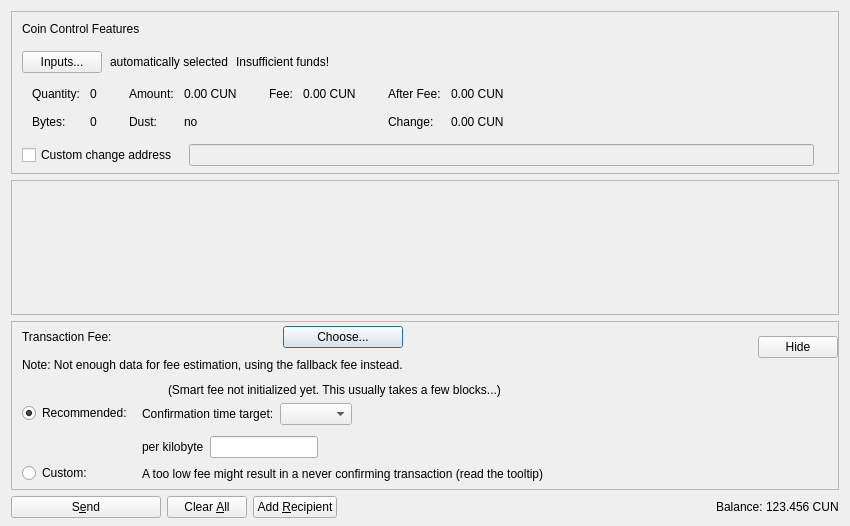
<?xml version="1.0" encoding="UTF-8"?>
<ui version="4.0">
 <class>SendCoinsDialog</class>
 <widget class="QDialog" name="SendCoinsDialog">
  <property name="geometry">
   <rect>
    <x>0</x>
    <y>0</y>
    <width>850</width>
    <height>526</height>
   </rect>
  </property>
  <property name="windowTitle">
   <string>Send Coins</string>
  </property>
  <layout class="QVBoxLayout" name="verticalLayout" stretch="0,1,0,0">
   <property name="bottomMargin">
    <number>8</number>
   </property>
   <item>
    <widget class="QFrame" name="frameCoinControl">
     <property name="sizePolicy">
      <sizepolicy hsizetype="Expanding" vsizetype="Expanding">
       <horstretch>0</horstretch>
       <verstretch>0</verstretch>
      </sizepolicy>
     </property>
     <property name="maximumSize">
      <size>
       <width>16777215</width>
       <height>16777215</height>
      </size>
     </property>
     <property name="frameShape">
      <enum>QFrame::StyledPanel</enum>
     </property>
     <property name="frameShadow">
      <enum>QFrame::Sunken</enum>
     </property>
     <layout class="QVBoxLayout" name="verticalLayoutCoinControl2">
      <property name="spacing">
       <number>0</number>
      </property>
      <property name="leftMargin">
       <number>0</number>
      </property>
      <property name="topMargin">
       <number>0</number>
      </property>
      <property name="rightMargin">
       <number>0</number>
      </property>
      <property name="bottomMargin">
       <number>6</number>
      </property>
      <item>
       <layout class="QVBoxLayout" name="verticalLayoutCoinControl" stretch="0,0,0,0,1">
        <property name="spacing">
         <number>0</number>
        </property>
        <property name="leftMargin">
         <number>10</number>
        </property>
        <property name="topMargin">
         <number>10</number>
        </property>
        <item>
         <layout class="QHBoxLayout" name="horizontalLayoutCoinControl1">
          <property name="bottomMargin">
           <number>15</number>
          </property>
          <item>
           <widget class="QLabel" name="labelCoinControlFeatures">
            <property name="sizePolicy">
             <sizepolicy hsizetype="Preferred" vsizetype="Maximum">
              <horstretch>0</horstretch>
              <verstretch>0</verstretch>
             </sizepolicy>
            </property>
            <property name="text">
             <string>Coin Control Features</string>
            </property>
           </widget>
          </item>
         </layout>
        </item>
        <item>
         <layout class="QHBoxLayout" name="horizontalLayoutCoinControl2" stretch="0,0,0,0">
          <property name="spacing">
           <number>8</number>
          </property>
          <property name="bottomMargin">
           <number>10</number>
          </property>
          <item>
           <widget class="QPushButton" name="pushButtonCoinControl">
            <property name="styleSheet">
             <string notr="true"/>
            </property>
            <property name="text">
             <string>Inputs...</string>
            </property>
            <property name="autoDefault">
             <bool>false</bool>
            </property>
           </widget>
          </item>
          <item>
           <widget class="QLabel" name="labelCoinControlAutomaticallySelected">
            <property name="text">
             <string>automatically selected</string>
            </property>
            <property name="margin">
             <number>5</number>
            </property>
           </widget>
          </item>
          <item>
           <widget class="QLabel" name="labelCoinControlInsuffFunds">
            <property name="text">
             <string>Insufficient funds!</string>
            </property>
            <property name="margin">
             <number>5</number>
            </property>
           </widget>
          </item>
          <item>
           <spacer name="horizontalSpacerCoinControl">
            <property name="orientation">
             <enum>Qt::Horizontal</enum>
            </property>
            <property name="sizeHint" stdset="0">
             <size>
              <width>40</width>
              <height>1</height>
             </size>
            </property>
           </spacer>
          </item>
         </layout>
        </item>
        <item>
         <widget class="QWidget" name="widgetCoinControl" native="true">
          <property name="sizePolicy">
           <sizepolicy hsizetype="Preferred" vsizetype="Preferred">
            <horstretch>0</horstretch>
            <verstretch>0</verstretch>
           </sizepolicy>
          </property>
          <property name="minimumSize">
           <size>
            <width>0</width>
            <height>0</height>
           </size>
          </property>
          <property name="styleSheet">
           <string notr="true"/>
          </property>
          <layout class="QHBoxLayout" name="horizontalLayoutCoinControl5">
           <property name="leftMargin">
            <number>0</number>
           </property>
           <property name="topMargin">
            <number>0</number>
           </property>
           <property name="rightMargin">
            <number>0</number>
           </property>
           <property name="bottomMargin">
            <number>0</number>
           </property>
           <item>
            <layout class="QHBoxLayout" name="horizontalLayoutCoinControl3" stretch="0,0,0,1">
             <property name="spacing">
              <number>20</number>
             </property>
             <property name="topMargin">
              <number>0</number>
             </property>
             <property name="bottomMargin">
              <number>10</number>
             </property>
             <item>
              <layout class="QFormLayout" name="formLayoutCoinControl1">
               <property name="horizontalSpacing">
                <number>10</number>
               </property>
               <property name="verticalSpacing">
                <number>14</number>
               </property>
               <property name="leftMargin">
                <number>10</number>
               </property>
               <property name="topMargin">
                <number>4</number>
               </property>
               <property name="rightMargin">
                <number>6</number>
               </property>
               <item row="0" column="0">
                <widget class="QLabel" name="labelCoinControlQuantityText">
                 <property name="text">
                  <string>Quantity:</string>
                 </property>
                 <property name="margin">
                  <number>0</number>
                 </property>
                </widget>
               </item>
               <item row="0" column="1">
                <widget class="QLabel" name="labelCoinControlQuantity">
                 <property name="cursor">
                  <cursorShape>IBeamCursor</cursorShape>
                 </property>
                 <property name="contextMenuPolicy">
                  <enum>Qt::ActionsContextMenu</enum>
                 </property>
                 <property name="text">
                  <string notr="true">0</string>
                 </property>
                 <property name="margin">
                  <number>0</number>
                 </property>
                 <property name="textInteractionFlags">
                  <set>Qt::LinksAccessibleByMouse|Qt::TextSelectableByKeyboard|Qt::TextSelectableByMouse</set>
                 </property>
                </widget>
               </item>
               <item row="1" column="0">
                <widget class="QLabel" name="labelCoinControlBytesText">
                 <property name="text">
                  <string>Bytes:</string>
                 </property>
                </widget>
               </item>
               <item row="1" column="1">
                <widget class="QLabel" name="labelCoinControlBytes">
                 <property name="cursor">
                  <cursorShape>IBeamCursor</cursorShape>
                 </property>
                 <property name="contextMenuPolicy">
                  <enum>Qt::ActionsContextMenu</enum>
                 </property>
                 <property name="text">
                  <string notr="true">0</string>
                 </property>
                 <property name="textInteractionFlags">
                  <set>Qt::LinksAccessibleByMouse|Qt::TextSelectableByKeyboard|Qt::TextSelectableByMouse</set>
                 </property>
                </widget>
               </item>
              </layout>
             </item>
             <item>
              <layout class="QFormLayout" name="formLayoutCoinControl2">
               <property name="horizontalSpacing">
                <number>10</number>
               </property>
               <property name="verticalSpacing">
                <number>14</number>
               </property>
               <property name="leftMargin">
                <number>6</number>
               </property>
               <property name="topMargin">
                <number>4</number>
               </property>
               <property name="rightMargin">
                <number>6</number>
               </property>
               <item row="0" column="0">
                <widget class="QLabel" name="labelCoinControlAmountText">
                 <property name="text">
                  <string>Amount:</string>
                 </property>
                 <property name="margin">
                  <number>0</number>
                 </property>
                </widget>
               </item>
               <item row="0" column="1">
                <widget class="QLabel" name="labelCoinControlAmount">
                 <property name="cursor">
                  <cursorShape>IBeamCursor</cursorShape>
                 </property>
                 <property name="contextMenuPolicy">
                  <enum>Qt::ActionsContextMenu</enum>
                 </property>
                 <property name="text">
                  <string notr="true">0.00 CUN</string>
                 </property>
                 <property name="textInteractionFlags">
                  <set>Qt::LinksAccessibleByMouse|Qt::TextSelectableByKeyboard|Qt::TextSelectableByMouse</set>
                 </property>
                </widget>
               </item>
               <item row="1" column="0">
                <widget class="QLabel" name="labelCoinControlLowOutputText">
                 <property name="text">
                  <string>Dust:</string>
                 </property>
                </widget>
               </item>
               <item row="1" column="1">
                <widget class="QLabel" name="labelCoinControlLowOutput">
                 <property name="cursor">
                  <cursorShape>IBeamCursor</cursorShape>
                 </property>
                 <property name="contextMenuPolicy">
                  <enum>Qt::ActionsContextMenu</enum>
                 </property>
                 <property name="text">
                  <string notr="true">no</string>
                 </property>
                 <property name="textInteractionFlags">
                  <set>Qt::LinksAccessibleByMouse|Qt::TextSelectableByKeyboard|Qt::TextSelectableByMouse</set>
                 </property>
                </widget>
               </item>
              </layout>
             </item>
             <item>
              <layout class="QFormLayout" name="formLayoutCoinControl3">
               <property name="horizontalSpacing">
                <number>10</number>
               </property>
               <property name="verticalSpacing">
                <number>14</number>
               </property>
               <property name="leftMargin">
                <number>6</number>
               </property>
               <property name="topMargin">
                <number>4</number>
               </property>
               <property name="rightMargin">
                <number>6</number>
               </property>
               <item row="0" column="0">
                <widget class="QLabel" name="labelCoinControlFeeText">
                 <property name="text">
                  <string>Fee:</string>
                 </property>
                 <property name="margin">
                  <number>0</number>
                 </property>
                </widget>
               </item>
               <item row="0" column="1">
                <widget class="QLabel" name="labelCoinControlFee">
                 <property name="cursor">
                  <cursorShape>IBeamCursor</cursorShape>
                 </property>
                 <property name="contextMenuPolicy">
                  <enum>Qt::ActionsContextMenu</enum>
                 </property>
                 <property name="text">
                  <string notr="true">0.00 CUN</string>
                 </property>
                 <property name="textInteractionFlags">
                  <set>Qt::LinksAccessibleByMouse|Qt::TextSelectableByKeyboard|Qt::TextSelectableByMouse</set>
                 </property>
                </widget>
               </item>
              </layout>
             </item>
             <item>
              <layout class="QFormLayout" name="formLayoutCoinControl4">
               <property name="horizontalSpacing">
                <number>10</number>
               </property>
               <property name="verticalSpacing">
                <number>14</number>
               </property>
               <property name="leftMargin">
                <number>6</number>
               </property>
               <property name="topMargin">
                <number>4</number>
               </property>
               <property name="rightMargin">
                <number>6</number>
               </property>
               <item row="0" column="0">
                <widget class="QLabel" name="labelCoinControlAfterFeeText">
                 <property name="text">
                  <string>After Fee:</string>
                 </property>
                 <property name="margin">
                  <number>0</number>
                 </property>
                </widget>
               </item>
               <item row="0" column="1">
                <widget class="QLabel" name="labelCoinControlAfterFee">
                 <property name="cursor">
                  <cursorShape>IBeamCursor</cursorShape>
                 </property>
                 <property name="contextMenuPolicy">
                  <enum>Qt::ActionsContextMenu</enum>
                 </property>
                 <property name="text">
                  <string notr="true">0.00 CUN</string>
                 </property>
                 <property name="textInteractionFlags">
                  <set>Qt::LinksAccessibleByMouse|Qt::TextSelectableByKeyboard|Qt::TextSelectableByMouse</set>
                 </property>
                </widget>
               </item>
               <item row="1" column="0">
                <widget class="QLabel" name="labelCoinControlChangeText">
                 <property name="text">
                  <string>Change:</string>
                 </property>
                </widget>
               </item>
               <item row="1" column="1">
                <widget class="QLabel" name="labelCoinControlChange">
                 <property name="cursor">
                  <cursorShape>IBeamCursor</cursorShape>
                 </property>
                 <property name="contextMenuPolicy">
                  <enum>Qt::ActionsContextMenu</enum>
                 </property>
                 <property name="text">
                  <string notr="true">0.00 CUN</string>
                 </property>
                 <property name="textInteractionFlags">
                  <set>Qt::LinksAccessibleByMouse|Qt::TextSelectableByKeyboard|Qt::TextSelectableByMouse</set>
                 </property>
                </widget>
               </item>
              </layout>
             </item>
            </layout>
           </item>
          </layout>
         </widget>
        </item>
        <item>
         <layout class="QHBoxLayout" name="horizontalLayoutCoinControl4" stretch="0,0,0">
          <property name="spacing">
           <number>12</number>
          </property>
          <property name="sizeConstraint">
           <enum>QLayout::SetDefaultConstraint</enum>
          </property>
          <property name="topMargin">
           <number>5</number>
          </property>
          <property name="rightMargin">
           <number>5</number>
          </property>
          <item>
           <widget class="QCheckBox" name="checkBoxCoinControlChange">
            <property name="toolTip">
             <string>If this is activated, but the change address is empty or invalid, change will be sent to a newly generated address.</string>
            </property>
            <property name="text">
             <string>Custom change address</string>
            </property>
           </widget>
          </item>
          <item>
           <widget class="QValidatedLineEdit" name="lineEditCoinControlChange">
            <property name="enabled">
             <bool>false</bool>
            </property>
            <property name="sizePolicy">
             <sizepolicy hsizetype="Expanding" vsizetype="Fixed">
              <horstretch>0</horstretch>
              <verstretch>0</verstretch>
             </sizepolicy>
            </property>
           </widget>
          </item>
          <item>
           <widget class="QLabel" name="labelCoinControlChangeLabel">
            <property name="sizePolicy">
             <sizepolicy hsizetype="Preferred" vsizetype="Expanding">
              <horstretch>0</horstretch>
              <verstretch>0</verstretch>
             </sizepolicy>
            </property>
            <property name="minimumSize">
             <size>
              <width>0</width>
              <height>0</height>
             </size>
            </property>
            <property name="text">
             <string/>
            </property>
            <property name="margin">
             <number>3</number>
            </property>
           </widget>
          </item>
         </layout>
        </item>
        <item>
         <spacer name="verticalSpacerCoinControl">
          <property name="orientation">
           <enum>Qt::Vertical</enum>
          </property>
          <property name="sizeHint" stdset="0">
           <size>
            <width>800</width>
            <height>1</height>
           </size>
          </property>
         </spacer>
        </item>
       </layout>
      </item>
     </layout>
    </widget>
   </item>
   <item>
    <widget class="QScrollArea" name="scrollArea">
     <property name="widgetResizable">
      <bool>true</bool>
     </property>
     <widget class="QWidget" name="scrollAreaWidgetContents">
      <property name="geometry">
       <rect>
        <x>0</x>
        <y>0</y>
        <width>830</width>
        <height>104</height>
       </rect>
      </property>
      <layout class="QVBoxLayout" name="verticalLayout_2" stretch="0,1">
       <property name="leftMargin">
        <number>0</number>
       </property>
       <property name="topMargin">
        <number>0</number>
       </property>
       <property name="rightMargin">
        <number>0</number>
       </property>
       <property name="bottomMargin">
        <number>0</number>
       </property>
       <item>
        <layout class="QVBoxLayout" name="entries">
         <property name="spacing">
          <number>6</number>
         </property>
        </layout>
       </item>
       <item>
        <spacer name="verticalSpacer">
         <property name="orientation">
          <enum>Qt::Vertical</enum>
         </property>
         <property name="sizeHint" stdset="0">
          <size>
           <width>20</width>
           <height>40</height>
          </size>
         </property>
        </spacer>
       </item>
      </layout>
     </widget>
    </widget>
   </item>
   <item>
    <widget class="QFrame" name="frameFee">
     <property name="sizePolicy">
      <sizepolicy hsizetype="Expanding" vsizetype="Expanding">
       <horstretch>0</horstretch>
       <verstretch>0</verstretch>
      </sizepolicy>
     </property>
     <property name="maximumSize">
      <size>
       <width>16777215</width>
       <height>16777215</height>
      </size>
     </property>
     <property name="frameShape">
      <enum>QFrame::StyledPanel</enum>
     </property>
     <property name="frameShadow">
      <enum>QFrame::Sunken</enum>
     </property>
     <layout class="QVBoxLayout" name="verticalLayoutFee1">
      <property name="spacing">
       <number>0</number>
      </property>
      <property name="leftMargin">
       <number>0</number>
      </property>
      <property name="topMargin">
       <number>0</number>
      </property>
      <property name="rightMargin">
       <number>0</number>
      </property>
      <property name="bottomMargin">
       <number>0</number>
      </property>
      <item>
       <layout class="QVBoxLayout" name="verticalLayoutFee2" stretch="0,0,0">
        <property name="spacing">
         <number>0</number>
        </property>
        <property name="leftMargin">
         <number>10</number>
        </property>
        <property name="topMargin">
         <number>0</number>
        </property>
        <item>
         <layout class="QHBoxLayout" name="horizontalLayoutFee1">
          <property name="bottomMargin">
           <number>0</number>
          </property>
          <item>
           <layout class="QVBoxLayout" name="verticalLayoutFee7">
            <property name="spacing">
             <number>0</number>
            </property>
            <item>
             <spacer name="verticalSpacerSmartFee">
              <property name="orientation">
               <enum>Qt::Vertical</enum>
              </property>
              <property name="sizeType">
               <enum>QSizePolicy::Fixed</enum>
              </property>
              <property name="sizeHint" stdset="0">
               <size>
                <width>1</width>
                <height>4</height>
               </size>
              </property>
             </spacer>
            </item>
            <item>
             <layout class="QHBoxLayout" name="horizontalLayoutSmartFee">
              <property name="spacing">
               <number>10</number>
              </property>
              <item>
               <widget class="QLabel" name="labelFeeHeadline">
                <property name="sizePolicy">
                 <sizepolicy hsizetype="Preferred" vsizetype="Maximum">
                  <horstretch>0</horstretch>
                  <verstretch>0</verstretch>
                 </sizepolicy>
                </property>
                <property name="text">
                 <string>Transaction Fee:</string>
                </property>
               </widget>
              </item>
              <item>
               <widget class="QLabel" name="labelFeeMinimized">
                <property name="text">
                 <string/>
                </property>
               </widget>
              </item>
              <item>
               <widget class="QPushButton" name="buttonChooseFee">
                <property name="text">
                 <string>Choose...</string>
                </property>
               </widget>
              </item>
             </layout>
            </item>
            <item>
             <spacer name="verticalSpacer_7">
              <property name="orientation">
               <enum>Qt::Vertical</enum>
              </property>
              <property name="sizeHint" stdset="0">
               <size>
                <width>1</width>
                <height>10</height>
               </size>
              </property>
             </spacer>
            </item>
            <item>
             <widget class="QLabel" name="fallbackFeeWarningLabel">
              <property name="toolTip">
               <string>Using the fallbackfee can result in sending a transaction that will take several hours or days (or never) to confirm. Consider choosing your fee manually or wait until you have validated the complete chain.</string>
              </property>
              <property name="text">
               <string>Note: Not enough data for fee estimation, using the fallback fee instead.</string>
              </property>
              <property name="wordWrap">
               <bool>false</bool>
              </property>
             </widget>
            </item>
            <item>
             <spacer name="verticalSpacer_5">
              <property name="orientation">
               <enum>Qt::Vertical</enum>
              </property>
              <property name="sizeHint" stdset="0">
               <size>
                <width>1</width>
                <height>1</height>
               </size>
              </property>
             </spacer>
            </item>
           </layout>
          </item>
          <item>
           <spacer name="horizontalSpacer_4">
            <property name="orientation">
             <enum>Qt::Horizontal</enum>
            </property>
            <property name="sizeHint" stdset="0">
             <size>
              <width>1</width>
              <height>1</height>
             </size>
            </property>
           </spacer>
          </item>
          <item>
           <widget class="QPushButton" name="buttonMinimizeFee">
            <property name="toolTip">
             <string>Hide transaction fee settings</string>
            </property>
            <property name="text">
             <string>Hide</string>
            </property>
           </widget>
          </item>
         </layout>
        </item>
        <item>
         <widget class="QFrame" name="frameFeeSelection">
          <layout class="QVBoxLayout" name="verticalLayoutFee12">
           <property name="spacing">
            <number>0</number>
           </property>
           <property name="leftMargin">
            <number>0</number>
           </property>
           <property name="topMargin">
            <number>0</number>
           </property>
           <property name="rightMargin">
            <number>0</number>
           </property>
           <property name="bottomMargin">
            <number>0</number>
           </property>
           <item>
            <layout class="QGridLayout" name="gridLayoutFee">
             <property name="topMargin">
              <number>10</number>
             </property>
             <property name="bottomMargin">
              <number>4</number>
             </property>
             <property name="horizontalSpacing">
              <number>10</number>
             </property>
             <property name="verticalSpacing">
              <number>4</number>
             </property>
             <item row="1" column="1">
              <layout class="QVBoxLayout" name="verticalLayoutFee8">
               <property name="spacing">
                <number>6</number>
               </property>
               <property name="topMargin">
                <number>3</number>
               </property>
               <item>
                <layout class="QHBoxLayout" name="horizontalLayoutFee13" stretch="0,0,1">
                 <item>
                  <widget class="QLabel" name="labelCustomPerKilobyte">
                   <property name="toolTip">
                    <string>If the custom fee is set to 1000 Cunnitoshi and the transaction is only 250 bytes, then &quot;per kilobyte&quot; only pays 250 Cunnitoshi in fee,&lt;br /&gt;while &quot;at least&quot; pays 1000 Cunnitoshi. For transactions bigger than a kilobyte both pay by kilobyte.</string>
                   </property>
                   <property name="text">
                    <string>per kilobyte</string>
                   </property>
                  </widget>
                 </item>
                 <item>
                  <widget class="BitcoinAmountField" name="customFee"/>
                 </item>
                 <item>
                  <spacer name="horizontalSpacer_6">
                   <property name="orientation">
                    <enum>Qt::Horizontal</enum>
                   </property>
                   <property name="sizeHint" stdset="0">
                    <size>
                     <width>1</width>
                     <height>1</height>
                    </size>
                   </property>
                  </spacer>
                 </item>
                </layout>
               </item>
               <item>
                <layout class="QHBoxLayout" name="horizontalLayoutFee8">
                 <item>
                  <widget class="QLabel" name="labelCustomFeeWarning">
                   <property name="enabled">
                    <bool>true</bool>
                   </property>
                   <property name="toolTip">
                    <string>When there is less transaction volume than space in the blocks, miners as well as relaying nodes may enforce a minimum fee. Paying only this minimum fee is just fine, but be aware that this can result in a never confirming transaction once there is more demand for cunni transactions than the network can process.</string>
                   </property>
                   <property name="text">
                    <string>A too low fee might result in a never confirming transaction (read the tooltip)</string>
                   </property>
                  </widget>
                 </item>
                 <item>
                  <spacer name="horizontalSpacer_2">
                   <property name="orientation">
                    <enum>Qt::Horizontal</enum>
                   </property>
                   <property name="sizeHint" stdset="0">
                    <size>
                     <width>1</width>
                     <height>1</height>
                    </size>
                   </property>
                  </spacer>
                 </item>
                </layout>
               </item>
              </layout>
             </item>
             <item row="0" column="0">
              <layout class="QVBoxLayout" name="verticalLayoutFee4" stretch="0,1">
               <property name="topMargin">
                <number>20</number>
               </property>
               <property name="bottomMargin">
                <number>3</number>
               </property>
               <item>
                <widget class="QRadioButton" name="radioSmartFee">
                 <property name="text">
                  <string>Recommended:</string>
                 </property>
                 <property name="checked">
                  <bool>true</bool>
                 </property>
                 <attribute name="buttonGroup">
                  <string notr="true">groupFee</string>
                 </attribute>
                </widget>
               </item>
               <item>
                <spacer name="verticalSpacer_2">
                 <property name="orientation">
                  <enum>Qt::Vertical</enum>
                 </property>
                 <property name="sizeHint" stdset="0">
                  <size>
                   <width>1</width>
                   <height>1</height>
                  </size>
                 </property>
                </spacer>
               </item>
              </layout>
             </item>
             <item row="1" column="0">
              <layout class="QVBoxLayout" name="verticalLayoutFee9" stretch="0,1">
               <property name="topMargin">
                <number>30</number>
               </property>
               <item>
                <widget class="QRadioButton" name="radioCustomFee">
                 <property name="text">
                  <string>Custom:</string>
                 </property>
                 <attribute name="buttonGroup">
                  <string notr="true">groupFee</string>
                 </attribute>
                </widget>
               </item>
               <item>
                <spacer name="verticalSpacer_6">
                 <property name="orientation">
                  <enum>Qt::Vertical</enum>
                 </property>
                 <property name="sizeHint" stdset="0">
                  <size>
                   <width>1</width>
                   <height>1</height>
                  </size>
                 </property>
                </spacer>
               </item>
              </layout>
             </item>
             <item row="0" column="1">
              <layout class="QVBoxLayout" name="verticalLayoutFee3" stretch="0,0,1">
               <property name="spacing">
                <number>6</number>
               </property>
               <property name="topMargin">
                <number>0</number>
               </property>
               <property name="bottomMargin">
                <number>3</number>
               </property>
               <item>
                <layout class="QHBoxLayout" name="horizontalLayoutFee12">
                 <item>
                  <widget class="QLabel" name="labelSmartFee">
                   <property name="text">
                    <string/>
                   </property>
                  </widget>
                 </item>
                 <item>
                  <widget class="QLabel" name="labelFeeEstimation">
                   <property name="text">
                    <string/>
                   </property>
                  </widget>
                 </item>
                 <item>
                  <widget class="QLabel" name="labelSmartFee2">
                   <property name="text">
                    <string>(Smart fee not initialized yet. This usually takes a few blocks...)</string>
                   </property>
                  </widget>
                 </item>
                 <item>
                  <spacer name="horizontalSpacer_5">
                   <property name="orientation">
                    <enum>Qt::Horizontal</enum>
                   </property>
                   <property name="sizeHint" stdset="0">
                    <size>
                     <width>1</width>
                     <height>1</height>
                    </size>
                   </property>
                  </spacer>
                 </item>
                </layout>
               </item>
               <item>
                <layout class="QHBoxLayout" name="horizontalLayoutFee9">
                 <item>
                  <layout class="QVBoxLayout" name="verticalLayoutFee6">
                   <item>
                    <widget class="QLabel" name="labelSmartFee3">
                     <property name="text">
                      <string>Confirmation time target:</string>
                     </property>
                    </widget>
                   </item>
                  </layout>
                 </item>
                 <item>
                  <layout class="QVBoxLayout" name="verticalLayoutFee5">
                   <property name="rightMargin">
                    <number>30</number>
                   </property>
                   <item>
                    <layout class="QHBoxLayout" name="horizontalLayoutConfTarget">
                     <property name="bottomMargin">
                      <number>0</number>
                     </property>
                     <item>
                      <widget class="QComboBox" name="confTargetSelector"/>
                     </item>
                     <item>
                      <spacer name="horizontalSpacerConfTarget">
                       <property name="orientation">
                        <enum>Qt::Horizontal</enum>
                       </property>
                       <property name="sizeHint" stdset="0">
                        <size>
                         <width>40</width>
                         <height>20</height>
                        </size>
                       </property>
                      </spacer>
                     </item>
                    </layout>
                   </item>
                  </layout>
                 </item>
                </layout>
               </item>
               <item>
                <spacer name="verticalSpacer_4">
                 <property name="orientation">
                  <enum>Qt::Vertical</enum>
                 </property>
                 <property name="sizeHint" stdset="0">
                  <size>
                   <width>1</width>
                   <height>1</height>
                  </size>
                 </property>
                </spacer>
               </item>
              </layout>
             </item>
            </layout>
           </item>
          </layout>
         </widget>
        </item>
        <item>
         <spacer name="verticalSpacerFee">
          <property name="orientation">
           <enum>Qt::Vertical</enum>
          </property>
          <property name="sizeHint" stdset="0">
           <size>
            <width>800</width>
            <height>1</height>
           </size>
          </property>
         </spacer>
        </item>
       </layout>
      </item>
     </layout>
    </widget>
   </item>
   <item>
    <layout class="QHBoxLayout" name="horizontalLayout">
     <item>
      <widget class="QPushButton" name="sendButton">
       <property name="minimumSize">
        <size>
         <width>150</width>
         <height>0</height>
        </size>
       </property>
       <property name="toolTip">
        <string>Confirm the send action</string>
       </property>
       <property name="text">
        <string>S&amp;end</string>
       </property>
       <property name="autoDefault">
        <bool>false</bool>
       </property>
       <property name="default">
        <bool>false</bool>
       </property>
      </widget>
     </item>
     <item>
      <widget class="QPushButton" name="clearButton">
       <property name="sizePolicy">
        <sizepolicy hsizetype="Minimum" vsizetype="Fixed">
         <horstretch>0</horstretch>
         <verstretch>0</verstretch>
        </sizepolicy>
       </property>
       <property name="toolTip">
        <string>Clear all fields of the form.</string>
       </property>
       <property name="text">
        <string>Clear &amp;All</string>
       </property>
       <property name="autoDefault">
        <bool>false</bool>
       </property>
      </widget>
     </item>
     <item>
      <widget class="QPushButton" name="addButton">
       <property name="toolTip">
        <string>Send to multiple recipients at once</string>
       </property>
       <property name="text">
        <string>Add &amp;Recipient</string>
       </property>
       <property name="autoDefault">
        <bool>false</bool>
       </property>
      </widget>
     </item>
     <item>
      <spacer name="horizontalSpacer">
       <property name="orientation">
        <enum>Qt::Horizontal</enum>
       </property>
       <property name="sizeHint" stdset="0">
        <size>
         <width>40</width>
         <height>20</height>
        </size>
       </property>
      </spacer>
     </item>
     <item>
      <layout class="QHBoxLayout" name="horizontalLayout_2">
       <property name="spacing">
        <number>3</number>
       </property>
       <item>
        <widget class="QLabel" name="labelBalanceName">
         <property name="text">
          <string>Balance:</string>
         </property>
        </widget>
       </item>
       <item>
        <widget class="QLabel" name="labelBalance">
         <property name="sizePolicy">
          <sizepolicy hsizetype="Preferred" vsizetype="Preferred">
           <horstretch>0</horstretch>
           <verstretch>0</verstretch>
          </sizepolicy>
         </property>
         <property name="cursor">
          <cursorShape>IBeamCursor</cursorShape>
         </property>
         <property name="text">
          <string notr="true">123.456 CUN</string>
         </property>
         <property name="textInteractionFlags">
          <set>Qt::LinksAccessibleByMouse|Qt::TextSelectableByKeyboard|Qt::TextSelectableByMouse</set>
         </property>
        </widget>
       </item>
      </layout>
     </item>
    </layout>
   </item>
  </layout>
 </widget>
 <customwidgets>
  <customwidget>
   <class>QValidatedLineEdit</class>
   <extends>QLineEdit</extends>
   <header>qt/qvalidatedlineedit.h</header>
  </customwidget>
  <customwidget>
   <class>BitcoinAmountField</class>
   <extends>QLineEdit</extends>
   <header>qt/bitcoinamountfield.h</header>
   <container>1</container>
  </customwidget>
 </customwidgets>
 <resources>
  <include location="../cunni.qrc"/>
 </resources>
 <connections/>
 <buttongroups>
  <buttongroup name="groupFee"/>
 </buttongroups>
</ui>
